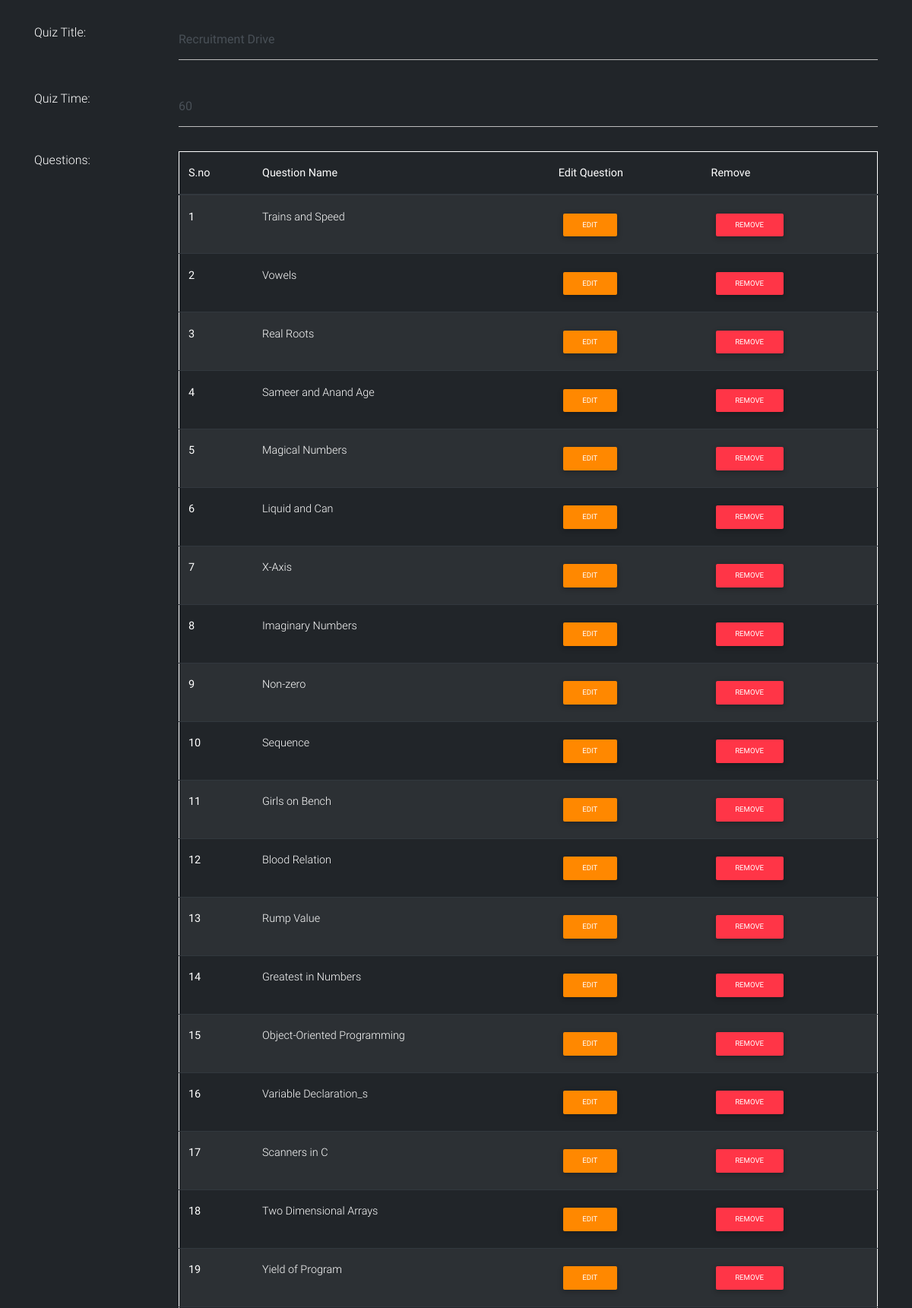
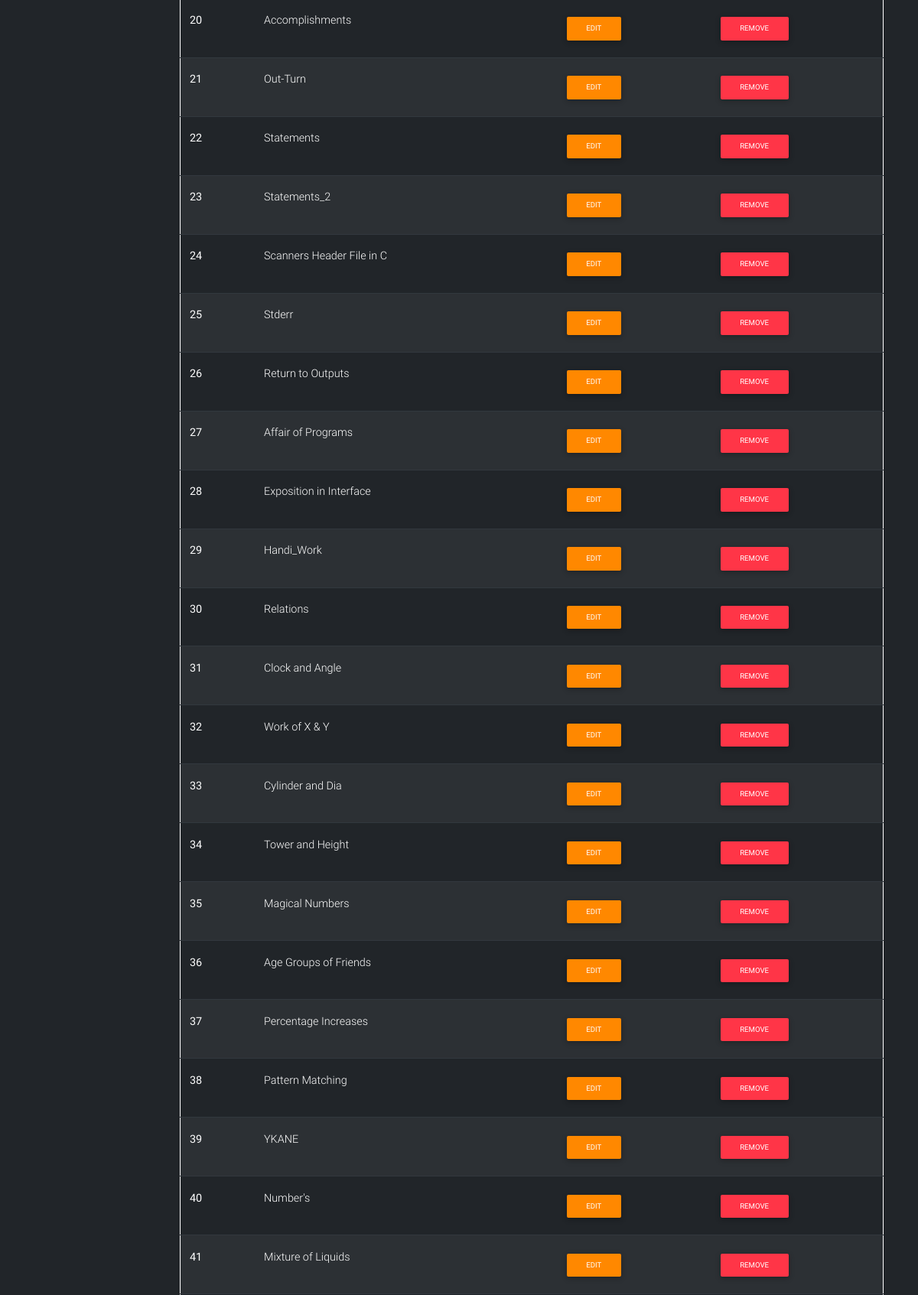
Page /editQuiz/1 (signed in, upper part) on the committed database (2 pictures, top to bottom).
### quiz/models.py (models this page shows, shortened)
class quizze(models.Model):
	title=models.CharField(max_length=255)
	time=models.IntegerField()
	ques=models.ManyToManyField(question)

### quiz_qus/models.py (models this page shows, shortened)
class question(models.Model):
	qus_id=models.IntegerField(unique=True)
	title=models.CharField(max_length=255)
	desc=models.TextField()
	option_1=models.CharField(max_length=255)
	option_2=models.CharField(max_length=255)
	option_3=models.CharField(max_length=255)
	option_4=models.CharField(max_length=255)
	correct_option=models.IntegerField()

### mcq_v2/views.py (the view, shortened to what this page needs)
# urls.py: path('editQuiz/<int:id>',editQuiz,name="editQuiz"),
@login_required
def editQuiz(request,id):
	quiz = quizze.objects.get(pk=id)
	quizQ = quiz.ques.all() # list of question objects in quiz.
	questions = list(question.objects.all()) # list of question objects.
	context={
		'Quiz':quiz,
		'quizQ':quizQ,
		'quesset':questions,
	}
	return render(request,'teacher/editQuiz.html',context)

### templates/teacher/editQuiz.html (shortened to what this page needs)
{% load static %}
<!DOCTYPE html>
<html lang="en">
<head>
    <link href="{% static 'assets/css/bootstrap.min.css' %}" rel="stylesheet">
    <link href="{% static 'assets/css/mdb.min.css' %}" rel="stylesheet">
    <link href="{% static 'assets/css/animate.css' %}" rel="stylesheet">
</head>
<body style="color: white;background-color: #212529;">
    <br>
  <div class="container" id="dione">
    <form method="POST" id="AddQuizForm">
        <div class="row mb-3">
          <label for="input_title" class="col-sm-2 col-form-label">Quiz Title:</label>
          <div class="col-sm-10">
            <input value="{{Quiz.title}}" name="quiz_title" type="text" class="form-control" id="inputTitle">
          </div>
        </div>
        <div class="row mb-3">
          <label for="input_time" class="col-sm-2 col-form-label">Quiz Time:</label>
          <div class="col-sm-10">
            <input value="{{Quiz.time}}" name="quiz_time" type="number" class="form-control" id="inputTime" placeholder="Enter time in minutes">
          </div>
        </div>
        <div class="row mb-3">
          <legend class="col-form-label col-sm-2 pt-0">Questions:</legend>
          <div class="col-sm-10">
            <table class="table table-dark table-striped" style="border: 1px solid;">
                <thead>
                  <tr>
                    <th scope="col">S.no</th>
                    <th scope="col">Question Name</th>
                    <th scope="col">Edit Question</th>
                    <th scope="col">Remove</th>
                  </tr>
                </thead>
                <tbody>
                  {% for question in quizQ %}
                    <tr>
                        <th scope="row">{{forloop.counter}}</th>
                        <td>{{question.title}}</td>
                        <td><button value="Open" onClick="window.open('{% url 'EditQuestion' Quiz.pk question.pk %}','Edit Question','top=50,left=500,toolbar=no,status=no,menubar=no,location=center,scrollbars=yes,resizable=yes,height=700,width=600')" type="button" class="btn btn-warning btn-sm">edit</button></td>
                        <td><a href="{% url 'DeleteQuestion' Quiz.pk question.pk %}"><button value="Open" type="button" class="btn btn-danger btn-sm">remove</button></td>
                    </tr>
                  {% endfor %}
                </tbody>
              </table>
          </div>
        </div>
    </form>
    </div>
</body>
</html>

### rows in the picture
quizze: quiz_title "Recruitment Drive", quiz_time "60"
question: title "Trains and Speed"
question: title "Vowels"
question: title "Real Roots"
question: title "Sameer and Anand Age"
question: title "Magical Numbers"
question: title "Liquid and Can"
question: title "X-Axis"
question: title "Imaginary Numbers"
question: title "Non-zero"
question: title "Sequence"
question: title "Girls on Bench"
question: title "Blood Relation"
question: title "Rump Value"
question: title "Greatest in Numbers"
question: title "Object-Oriented Programming"
question: title "Variable Declaration_s"
question: title "Scanners in C"
question: title "Two Dimensional Arrays"
question: title "Yield of Program"
question: title "Accomplishments"
question: title "Out-Turn"
question: title "Statements"
question: title "Statements_2"
question: title "Scanners Header File in C"
question: title "Stderr"
question: title "Return to Outputs"
question: title "Affair of Programs"
question: title "Exposition in Interface"
question: title "Handi_Work"
question: title "Relations"
question: title "Clock and Angle"
question: title "Work of X & Y"
question: title "Cylinder and Dia"
question: title "Tower and Height"
question: title "Magical Numbers"
question: title "Age Groups of Friends"
question: title "Percentage Increases"
question: title "Pattern Matching"
question: title "YKANE"
question: title "Number's"
question: title "Mixture of Liquids"
